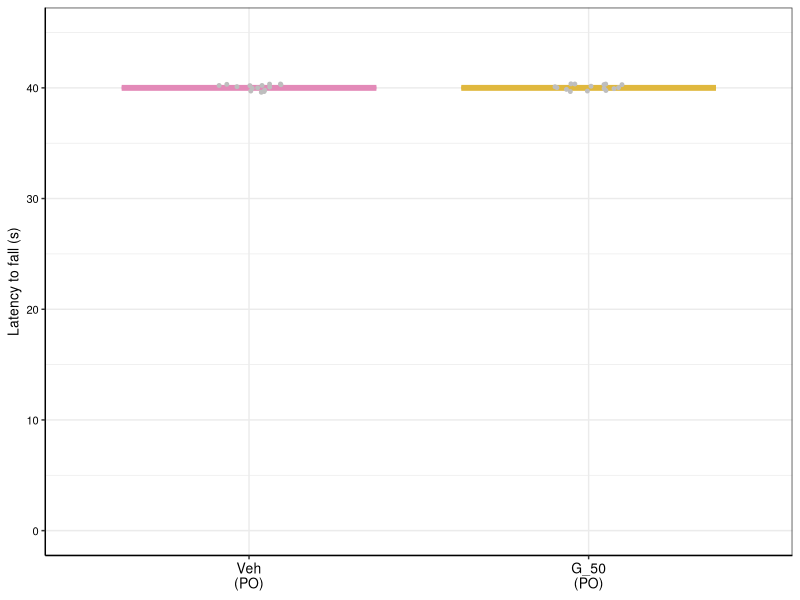
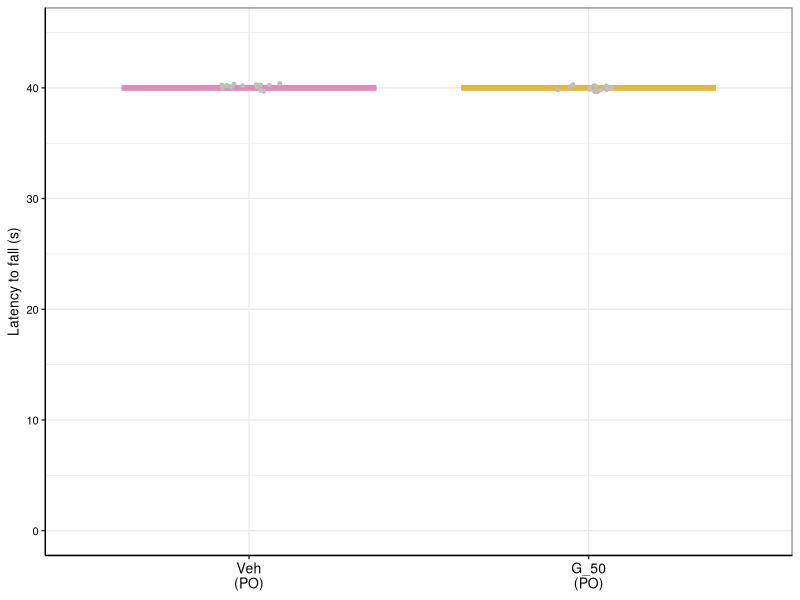
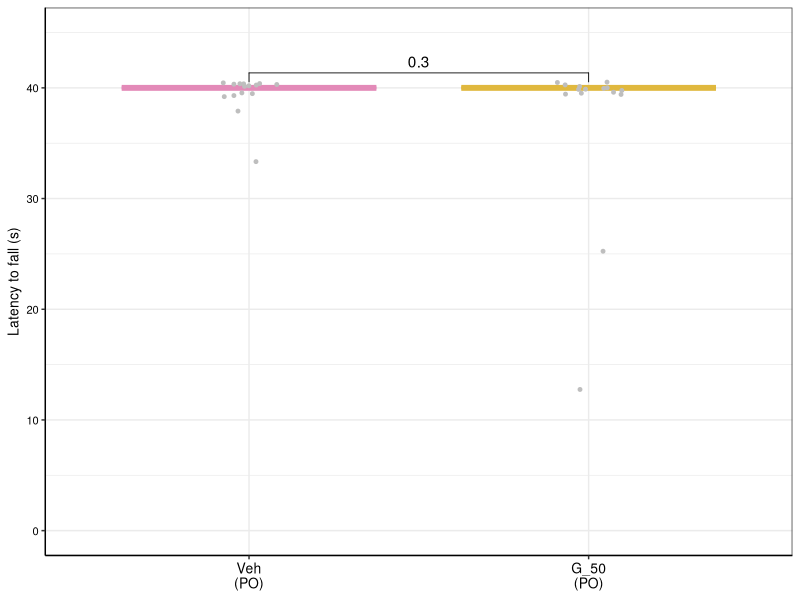

Reproduce these figures in R, in order.
## ---- chunk 1
library(dplyr)
library(ggplot2)
library(readxl)
library(ggpubr)
## ---- chunk 2
rotarod <- read_excel("Female cohort - PO/Data to plot - female cohort.xlsx", sheet = "Rotarod")
rotarod$`Mouse Group` <- ifelse(rotarod$`Mouse Group` == 'Veh (PO)', 'Veh\n(PO)', 'G_50\n(PO)')
rotarod$`Mouse Group` <- factor(rotarod$`Mouse Group`,
                                levels = c('Veh\n(PO)',
                                           'G_50\n(PO)'))

rotarod <- dplyr::rename(rotarod, latency=`Latency to fall (s)`)
## ---- chunk 3
plotting_func <- function(df, trial, ylab,
                          fname, wid = 2, ht = 2) {
  df <- dplyr::filter(df, Trial == trial)
  ggplot(df, aes(x=`Mouse Group`, y=latency)) +
    geom_boxplot(aes(color = `Mouse Group`), fill = NA, outlier.shape = NA, linewidth = 1) +
    geom_point(color = "grey", position = position_jitter(width = 0.1), size = 1) +
    scale_color_manual(values = c("Veh\n(PO)" = "#E38AB8", "G_50\n(PO)" = "#E0B83E")) +
    stat_compare_means( method = "t.test", label = "p.format", comparisons = list(c("Veh\n(PO)", "G_50\n(PO)")), hide.ns = FALSE) +
    theme_bw() +
    theme(legend.position = "none",
      axis.line = element_line(color='black'),
      axis.text.y = element_text(size = 8, color = 'black'),
      axis.text.x = element_text(size = 10, color = 'black'),
      axis.title.y = element_text(size = 10, color = 'black'),
      axis.title.x = element_blank()) +
    labs(y = ylab) + ylim(0,45)
  
  ggsave(fname, width = wid, height = ht)
}
## ---- chunk 4
# 60min_PD_16rpm
plotting_func(rotarod, "60min_PD_16rpm",
              "Latency to fall (s)", "Female cohort - PO/rotarod_60min_PD_16rpm.pdf")

# 15min_PD_16rpm
plotting_func(rotarod, "15min_PD_16rpm",
              "Latency to fall (s)", "Female cohort - PO/rotarod_15min_PD_16rpm.pdf")

# 15min_PD_32rpm
plotting_func(rotarod, "15min_PD_32rpm",
              "Latency to fall (s)", "Female cohort - PO/rotarod_15min_PD_32rpm.pdf")
## ---- chunk 5
# t-test for latency to fall
filtered <- dplyr::filter(rotarod, Trial == "15min_PD_32rpm")
print(t.test(
  dplyr::filter(filtered, `Mouse Group` == 'Veh\n(PO)')$latency,
  dplyr::filter(filtered, `Mouse Group` == 'G_50\n(PO)')$latency
))

# Fisher exact test for fell / did not fall

rotarod_table <- matrix(
  c(2, 13,
    2, 13),
  nrow = 2,
  byrow = TRUE
)

rownames(rotarod_table) <- c("GDCA", "Vehicle")
colnames(rotarod_table) <- c("Fell", "Did_not_fall")

rotarod_table
fisher.test(rotarod_table)
